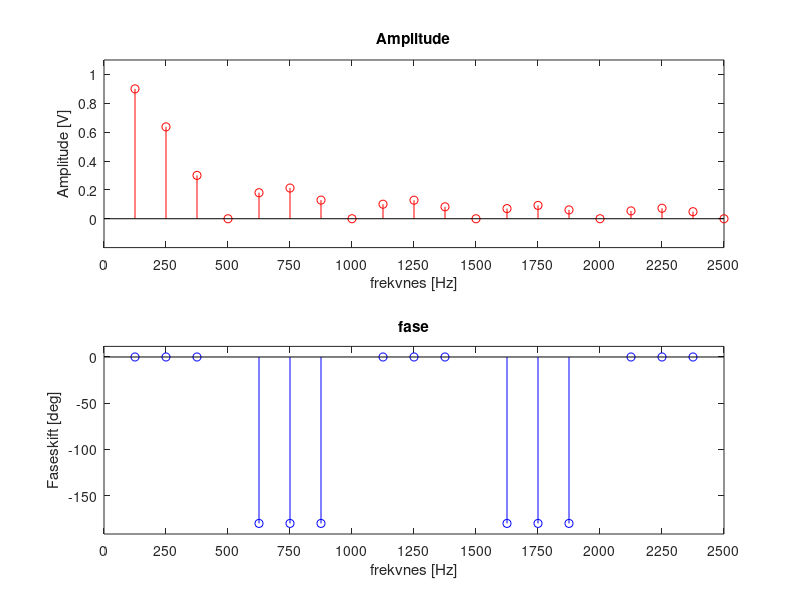
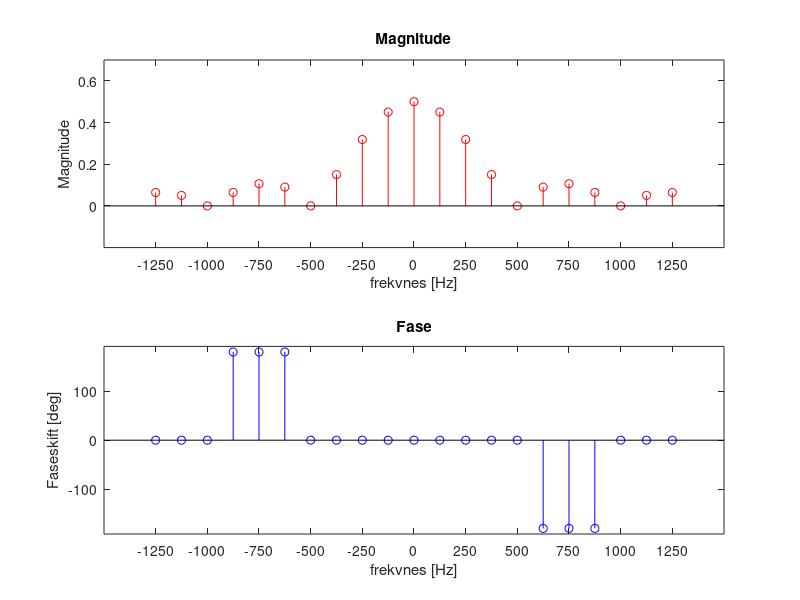

MATLAB code for these plots, in order:

a = 3;


function out = mySquareV1(t, f0, d_c, bds=[-1,1], cent=false)
    #{ 
        t: tidsvektor
        f0: fundemental frekvens
        d_c: duty cycle 
        bds: bounds aks grenser (hva høy og lav er i verdi) -> bds(1) = lav verdi, bds(2) = høy verdi.  
        cent: få en sentrerrt positiv puls omkring origo (alså tidskifte med halv pulsperiode, t+t1 hvor t1 = (T*d_c/100)/2)

        return verdi -> t: tidsavektor om pds=0 t_ut = t_in eller så er den tilpaset skalert til ms, out: resulterde verdier for y aksen (amplitude vektor).
    #} 

    T = 1/f0;
        
    d_c = d_c/100;
    rads = t*2*pi*f0;

    if cent;
        rads = t*2*pi*f0 + (2*pi*d_c)/2;
    end;

    pulse_end_rad = 2*pi*d_c;
    n_rad = mod(rads, 2*pi );

    out = n_rad;
    out(n_rad > pulse_end_rad) = bds(1);
    out(n_rad <= pulse_end_rad) = bds(2);
 
end;

function [a_0, y, t] = findA0(func, T, dp)

    dt = T/dp;
    t = 0:dt:(T-dt);
    y = func(t);

    a_0 = mean(y);
end;

function [amp_l, phi_l, freq_l, a_l, b_l, amp_min_max, phi_min_max] = findAandBs(func, T, num_coffs, dp)
    % a_n = (2/T) * integral(x(t)cos(w_0*n*t), 0, T)
    % b_n = (2/T) * integral(x(t)sin(w_0*n*t), 0, T)
    % x(t) = dc + ( a_n*cos(w_0*n*t) + b_n*sin(w_0*n*t) ) -> amp*sin(w_0*n*t + phi), 
    % hvor, a_n = sin(phi), b_b = amp*cos(phi) ->  amp = sqrt(a_n^2+b_n^2) og phi = arctan(a_n/b_n)

    n = 1:num_coffs;
    w_0 = (2*pi)/T;

    dt = T/dp;
    t = 0:dt:(T-dt);
    
    a_l = [];
    b_l = [];

    freq_l = [];

    amp_l = [];
    phi_l = [];
    for i=n;
        y1 = func(t).*cos(i*w_0*t);
        y2 = func(t).*sin(i*w_0*t);

        coff_a =  2*mean(y1);
        coff_b =  2*mean(y2);

        a_l = [a_l, coff_a];
        b_l = [b_l, coff_b];
        freq_l = [freq_l, i/T];
    end;

    amp_l = sqrt(a_l.^2 + b_l.^2);
    phi_l = atan2(-b_l,a_l);
    lim = max(amp_l)*1e-6;
    phi_l(amp_l < lim ) = NaN;

    amp_min_max = [min(amp_l), max(amp_l)];
    phi_min_max = [min(phi_l), max(phi_l)];
end;

function [mag_l, phi_l, freq_l, c_l, mag_min_max, phi_min_max] = findCs(func, T, num_coffs, dp)
    % c_n = (1/T) * integral(x(t)*exp(-j*w*n*t), 0, T)
    % x(t) = dc + ( c_n*exp(j*w*t)) ) -> n = [-l, l] 

    l = round(num_coffs/2);
    n = [-l:l];
    w_0 = (2*pi)/T;

    dt = T/dp;
    t = 0:dt:(T-dt);
    
    c_l = [];

    freq_l = [];

    mag_l = [];
    phi_l = [];
    for i=n;
        y1 = func(t).*exp(-j*w_0*i*t);

        coff_c =  mean(y1);

        c_l = [c_l, coff_c];
        freq_l = [freq_l, i/T];
    end;

    mag_l = abs(c_l);
    phi_l = angle(c_l);

    lim = max(mag_l)*1e-6;

    phi_l(mag_l < lim ) = 0;

    mag_min_max = [min(mag_l), max(mag_l)];
    phi_min_max = [min(phi_l), max(phi_l)];
end;

function deg = radToDeg(rad)
    deg = rad*(180/pi);
end;

function out =  myFunc(t)
    T = 8e-3;
    A = 2;
    f0 = 1/T;
    tau = T/4;
    d_c = round((tau/T)*100);
    out = mySquareV1(t,f0, d_c, [0, A], true);
    %out = sin(t*f0*2*pi) + sin(t*f0*2*pi + pi/4);
end;


T = 8e-3;

dp = 140;
freqs = 20;

dc = findA0(@myFunc, T, dp);
[amp_l, phi_l, freq_l, a_l, b_l, amp_mm, phi_mm] = findAandBs(@myFunc, T, freqs, dp);
figure(1);
subplot(2,1,1);
stem(freq_l, amp_l, "r");
ylim([amp_mm(1)-.2, amp_mm(2)+.2]);
ylabel("Amplitude [V]"); xlabel("frekvnes [Hz]")
title("Amplitude")
xticks(0:250:freq_l(end));

subplot(2,1,2)
marg = radToDeg(.2);
phi_mm = radToDeg(phi_mm);
stem(freq_l, radToDeg(phi_l), "b");
ylim([phi_mm(1)-marg, phi_mm(2)+marg]);
ylabel("Faseskift [deg]"); xlabel("frekvnes [Hz]")
title("fase")
xticks(0:250:freq_l(end));

figure(2);
[mag_l, phi_l, freq_l, c_l, mag_mm, phi_mm] = findCs(@myFunc, T, freqs, dp);

subplot(2,1,1)
stem(freq_l, mag_l, "r");

ylim([mag_mm(1)-.2, mag_mm(2)+.2]);
xticks(freq_l(1):250:freq_l(end));
title("Magnitude")
ylabel("Magnitude"); xlabel("frekvnes [Hz]")

subplot(2,1,2)
phi_mm = radToDeg(phi_mm);
stem(freq_l, radToDeg(phi_l), "b");

ylim([phi_mm(1)-marg, phi_mm(2)+marg]);
xticks(freq_l(1):250:freq_l(end));
title("Fase")
ylabel("Faseskift [deg]"); xlabel("frekvnes [Hz]")
